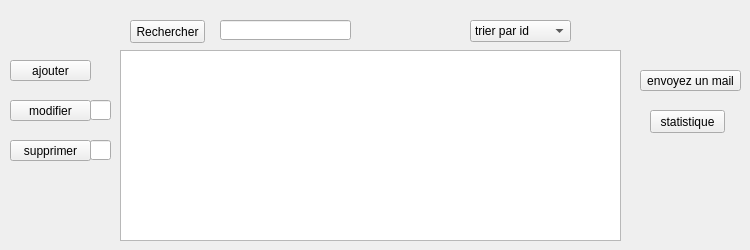
     <widget class="QWidget" name="page_afficher_3">
      <widget class="QTableView" name="tableView_3">
       <property name="geometry">
        <rect>
         <x>120</x>
         <y>50</y>
         <width>501</width>
         <height>191</height>
        </rect>
       </property>
      </widget>
      <widget class="QPushButton" name="bouttonPrechercher_3">
       <property name="geometry">
        <rect>
         <x>130</x>
         <y>20</y>
         <width>75</width>
         <height>23</height>
        </rect>
       </property>
       <property name="text">
        <string>Rechercher</string>
       </property>
      </widget>
      <widget class="QLineEdit" name="recherche_6">
       <property name="geometry">
        <rect>
         <x>220</x>
         <y>20</y>
         <width>131</width>
         <height>20</height>
        </rect>
       </property>
      </widget>
      <widget class="QComboBox" name="trier_5">
       <property name="geometry">
        <rect>
         <x>470</x>
         <y>20</y>
         <width>101</width>
         <height>22</height>
        </rect>
       </property>
       <property name="layoutDirection">
        <enum>Qt::LeftToRight</enum>
       </property>
       <property name="maxVisibleItems">
        <number>3</number>
       </property>
       <property name="insertPolicy">
        <enum>QComboBox::InsertAtTop</enum>
       </property>
       <item>
        <property name="text">
         <string>trier par id</string>
        </property>
       </item>
       <item>
        <property name="text">
         <string>trier par date</string>
        </property>
       </item>
      </widget>
      <widget class="QPushButton" name="bouttonPajouter_4">
       <property name="geometry">
        <rect>
         <x>10</x>
         <y>60</y>
         <width>81</width>
         <height>21</height>
        </rect>
       </property>
       <property name="text">
        <string>ajouter</string>
       </property>
      </widget>
      <widget class="QPushButton" name="bouttonPmodifier_4">
       <property name="geometry">
        <rect>
         <x>10</x>
         <y>100</y>
         <width>81</width>
         <height>21</height>
        </rect>
       </property>
       <property name="text">
        <string>modifier</string>
       </property>
      </widget>
      <widget class="QPushButton" name="bouttonPsupprimer_3">
       <property name="geometry">
        <rect>
         <x>10</x>
         <y>140</y>
         <width>81</width>
         <height>21</height>
        </rect>
       </property>
       <property name="text">
        <string>supprimer</string>
       </property>
      </widget>
      <widget class="QPushButton" name="bouttonPmail_3">
       <property name="geometry">
        <rect>
         <x>640</x>
         <y>70</y>
         <width>101</width>
         <height>21</height>
        </rect>
       </property>
       <property name="text">
        <string>envoyez un mail</string>
       </property>
      </widget>
      <widget class="QPushButton" name="bouttonPstatistique_4">
       <property name="geometry">
        <rect>
         <x>650</x>
         <y>110</y>
         <width>75</width>
         <height>23</height>
        </rect>
       </property>
       <property name="text">
        <string>statistique</string>
       </property>
      </widget>
      <widget class="QLineEdit" name="lineEdit_6">
       <property name="geometry">
        <rect>
         <x>90</x>
         <y>140</y>
         <width>21</width>
         <height>20</height>
        </rect>
       </property>
      </widget>
      <widget class="QLineEdit" name="idmodifier_3">
       <property name="geometry">
        <rect>
         <x>90</x>
         <y>100</y>
         <width>21</width>
         <height>20</height>
        </rect>
       </property>
      </widget>
     </widget>
